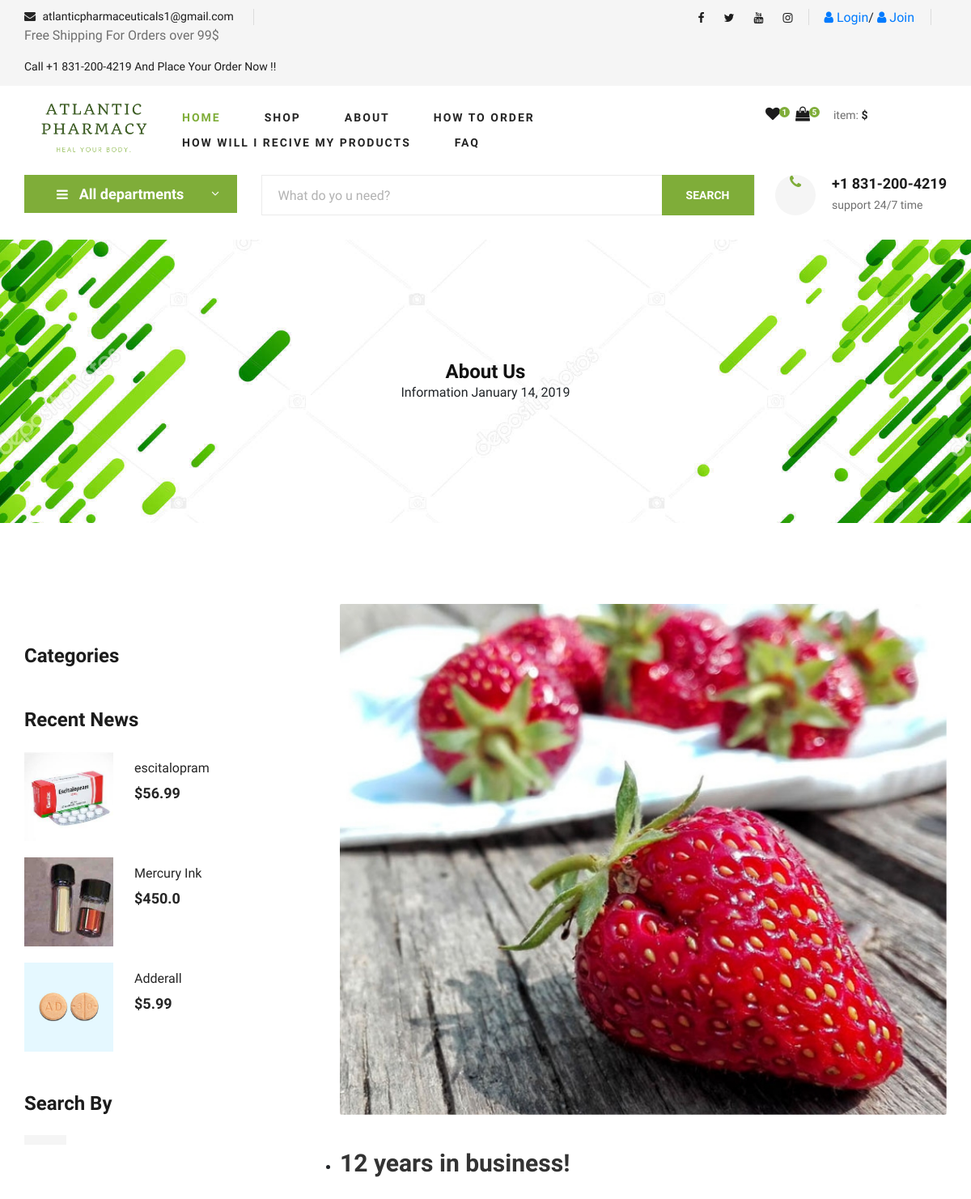
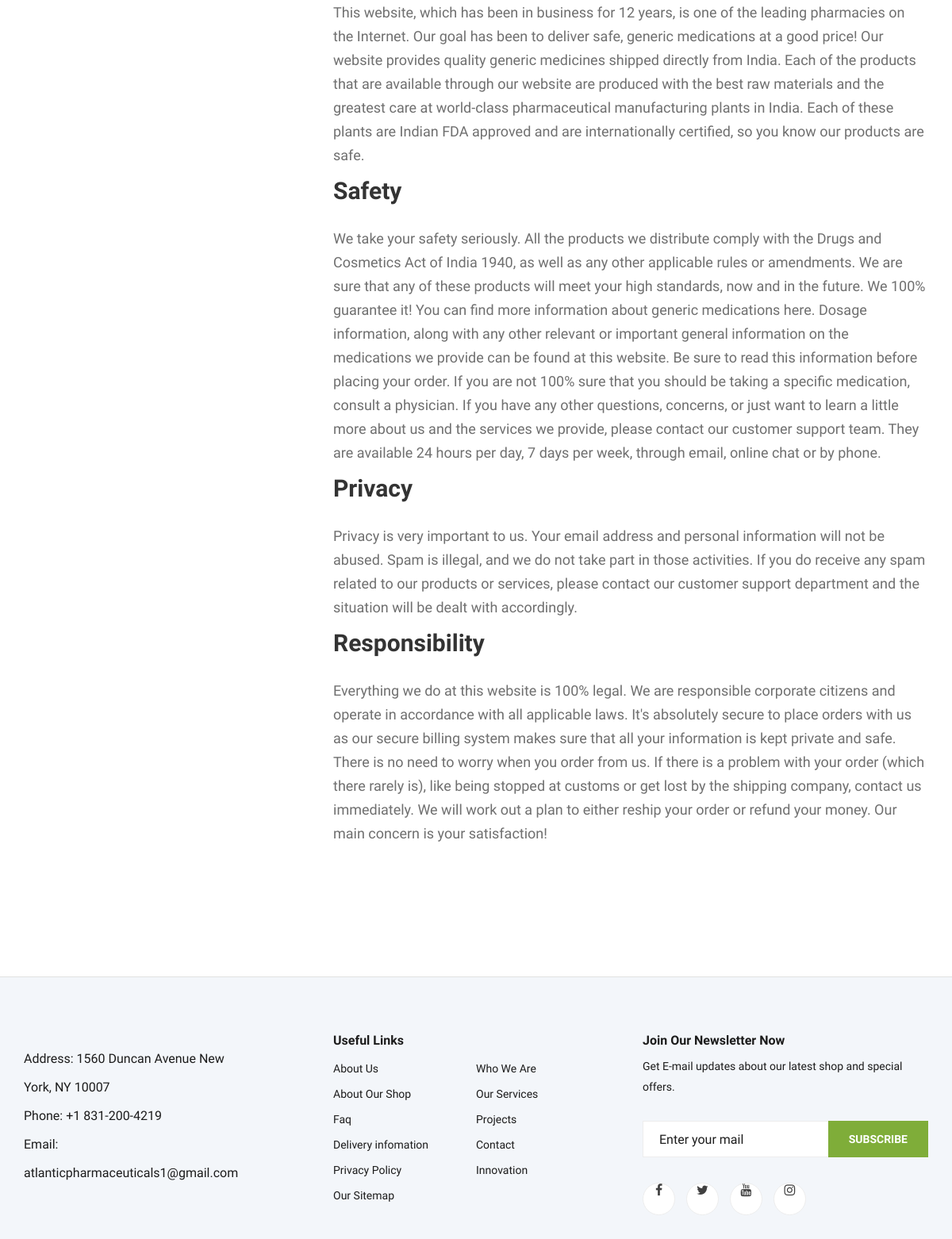
The page /about/ on the database its author committed (2 pictures, top to bottom).
### home/models.py (models this page shows, shortened)
class Setting(models.Model):
    objects = None
    STATUS = (
        ('True', 'True'),
        ('False', 'False'),
    )
    title = models.CharField(max_length=150)
    keywords = models.CharField(max_length=255)
    description = models.CharField(max_length=255)
    company = models.CharField(max_length=50)
    address = models.CharField(blank=True, max_length=100)
    phone = models.CharField(blank=True, max_length=15)
    fax = models.CharField(blank=True, max_length=15)
    email = models.CharField(blank=True, max_length=50)
    smtpserver = models.CharField(blank=True, max_length=20)
    smtpemail = models.CharField(blank=True, max_length=20)
    smtppassword = models.CharField(blank=True, max_length=10)
    smtpport = models.CharField(blank=True, max_length=5)
    icon = models.ImageField(blank=True, upload_to='images/')
    facebook = models.CharField(blank=True, max_length=50)
    instagram = models.CharField(blank=True, max_length=50)
    twitter = models.CharField(blank=True, max_length=50)
    youtube = models.CharField(blank=True, max_length=50)
    aboutus = RichTextUploadingField(blank=True)
    contact = RichTextUploadingField(blank=True)
    references = RichTextUploadingField(blank=True)
    status = models.CharField(max_length=10, choices=STATUS)
    create_at = models.DateTimeField(auto_now_add=True)
    update_at = models.DateTimeField(auto_now=True)

### product/models.py (models this page shows, shortened)
class Product(models.Model):
    STATUS = (
        ('True', 'True'),
        ('False', 'False'),
    )
    VARIANTS = (
        ('None', 'None'),
        ('Size', 'Size'),
        ('Color', 'Color'),
        ('Size-Color', 'Size-Color'),
    )
    category = models.ForeignKey(Category, on_delete=models.CASCADE)
    title = models.CharField(max_length=150)
    keywords = models.CharField(max_length=255)
    description = models.CharField(max_length=255)
    image = models.ImageField(upload_to='images/',null=False)
    price = models.FloatField()
    stock = models.IntegerField()
    amount = models.IntegerField()
    minamount = models.IntegerField()
    variant = models.CharField(max_length=10, choices=VARIANTS, default='None')
    detail = RichTextUploadingField()
    slug = models.SlugField(null=False, unique=True)
    status = models.CharField(max_length=10, choices=STATUS)
    create_at = models.DateTimeField(auto_now_add=True)
    update_at = models.DateTimeField(auto_now=True)
    def image_tag(self):
        if self.image.url is not None:
            return mark_safe('<img src="{}" height="50"/>'.format(self.image.url))
    image_tag.short_description = 'Image'

### home/views.py (the view)
# urls.py: path('about/', views.aboutus, name='aboutus'),
def aboutus(request):
    setting = Setting.objects.get(pk=1)
    products_top2 = Product.objects.all().order_by('?')[:3]
    category = Category.objects.all()
    context = {
        'products_top2': products_top2,
        'setting': setting,
        'category': category,
    }
    return render(request, 'about.html', context)

### home/templatetags/myapptags.py (called while the page is built)
@register.simple_tag
def shopcartcount(userid):
    count = ShopCart.objects.filter(user_id=userid).count()
    return count

### home/templates/about.html (shortened to what this page needs)
{% extends 'base.html' %}
{% load static %}
{% block content %}
{% load mptt_tags %}
{% block header %}
   {% include "header.html" %}
{% endblock %}
    <section class="blog-details-hero set-bg" data-setbg="{% static 'img/banner-green.jpg' %}">
        <div class="container">
            <div class="row">
                <div class="col-lg-12">
                    <div class="blog__details__hero__text">
                        <h4><strong>  About Us   </strong></h4>
                        <ul>
                            <a>Information</a>
                            <a>January 14, 2019</a>
                        </ul>
                    </div>
                </div>
            </div>
        </div>
    </section>
    <section class="blog-details spad">
        <div class="container">
            <div class="row">
                <div class="col-lg-4 col-md-5 order-md-1 order-2">
                    <div class="blog__sidebar">
                        <div class="blog__sidebar__item">
                            <h4>Categories</h4>
                        </div>
                        <div class="blog__sidebar__item">
                            <h4>Recent News</h4>
                            <div class="blog__sidebar__recent">
                            {% for rs in products_top2 %}
                            <a href="/order/addtoshopcart/{{ rs.id}}" class="latest-product__item">
                                <div class="latest-product__item__pic">
                                    <img src="{{rs.image.url}}" alt="/product/{{ rs.id }}/{{ rs.slug }}">
                                </div>
                                <div class="latest-product__item__text">
                                    <h6 href="/product/{{ rs.id }}/{{ rs.slug }}" >{{ rs.title }}</h6>
                                    <span>${{ rs.price }}</span>
                                </div>
                            </a>
                            {% endfor %}
                            </div>
                        </div>
                        <div class="blog__sidebar__item">
                            <h4>Search By</h4>
                            <div class="blog__sidebar__item__tags">
                                                      {% recursetree category %}
                        <a href="/category/{{node.id }}/{{ node.slug }}"> {{ node.title }}</a>
{% endrecursetree %}
                            </div>
                        </div>
                    </div>
                </div>
                <div class="col-lg-8 col-md-7 order-md-1 order-1">
                    <div class="blog__details__text">
                        <img src="img/blog/details/details-pic.jpg" alt="">
                        <p>{{ setting.aboutus|safe }}</p>
                    </div>
                </div>
            </div>
        </div>
    </section>
 {% endblock %}

### home/templates/base.html (shortened to what this page needs)
{% load static %}
<html lang="zxx">
<head>
    <link rel="stylesheet" href="{% static 'css/bootstrap.min.css' %}" type="text/css">
    <link rel="stylesheet" href="{% static 'css/font-awesome.min.css' %}" type="text/css">
    <link rel="stylesheet" href="{% static 'css/elegant-icons.css' %}" type="text/css">
    <link rel="stylesheet" href="{% static 'css/nice-select.css' %}" type="text/css">
    <link rel="stylesheet" href="{% static 'css/jquery-ui.min.css' %}" type="text/css">
    <link rel="stylesheet" href="{% static 'css/owl.carousel.min.css' %}" type="text/css">
    <link rel="stylesheet" href="{% static 'css/slicknav.min.css' %}" type="text/css">
    <link rel="stylesheet" href="{% static 'css/style.css' %}" type="text/css">
    <link rel="stylesheet" href="{% static 'css/main.css' %}" type="text/css">
    <link rel="stylesheet" href="//code.jquery.com/ui/1.12.1/themes/base/jquery-ui.css">
</head>
<body>
                                          {% load myapptags %}
                                     {% shopcartcount user.id as count %}
<header class="header">
    <div class="header__top">
        <div class="container">
            <div class="row">
                <div class="col-lg-6 col-md-6">
                    <div class="header__top__left">
                        <ul>
                             <li><i class="fa fa-envelope"></i> {{ setting.email}}</li>
            <li>{{ setting.references|safe }} Call +1 831-200-4219 And Place Your Order Now !!</li>
                        </ul>
                    </div>
                </div>
                <div class="col-lg-6 col-md-6">
                    <div class="header__top__right">
                        <div class="header__top__right__social">
<a href="{{ setting.facebook|safe }}"><i class="fa fa-facebook"></i></a>
        <a href="{{ setting.twitter|safe }}"><i class="fa fa-twitter"></i></a>
        <a href="{{ setting.youtube|safe }}"><i class="fa fa-youtube"></i></a>
        <a href="{{ setting.instagram|safe }}"><i class="fa fa-instagram"></i></a>
                        </div>
                        <div class="header__top__right__language">
                            {% if user.id is not None %}
                            <div href="/user">My Account</div>
                            <span class="arrow_carrot-down"></span>
                          <ul class="header__menu__dropdown">
<li><a href="/user/favourites" class="fa fa-heart">My Wish list</a></li>
                <li><a href="/user/orders" class="fa fa-exchange">My Orders</a></li>
                <li><a href="/user/comments" class="fa fa-check">My Comments</a></li>
                <li> <a href="/logout/"><i class="fa fa-unlock-alt"></i> logout</a></li>
                      </ul>
                        </div>
                          <strong class=""text-uppercase>{{ user.first_name}} </strong>||
                        <a href="/logout/"><i class="fa fa-unlock-alt"></i> logout</a>
                        <div class="header__top__right__auth">
                            {% else  %}
                            <a href="/login/"><i class="fa fa-user"></i> Login</a>/
                            <a href="/signup/"><i class="fa fa-user"></i> Join</a>
                            {% endif %}
                        </div>
                    </div>
                </div>
            </div>
        </div>
    </div>
    <div class="container">
        <div class="row">
            <div class="col-lg-2">
                <div class="header__logo">
                    <a href=""><img src="{% static 'img/logos/yes.png' %}" alt=""></a>
                </div>
            </div>
            <div class="col-lg-6">
                <nav class="header__menu">
                    <ul>
                        <li class="active"><a href="/home/">Home</a></li>
                        <li><a href="/category/">Shop</a></li>
                        <li><a href="/about/">About</a>
                        </li>
                        <li><a href="/pay/">How to Order</a></li>
                        <li><a href="/prodinfo/">How will i recive my Products</a></li>
                        <li><a href="/faq/">FAQ</a></li>
                    </ul>
                </nav>
            </div>
            <div class="col-lg-3">
                <div class="header__cart">
                    <ul>
                        <li><a href="#"><i class="fa fa-heart"></i> <span>1</span></a></li>
                        <li><a href="/shopcart/"><i class="fa fa-shopping-bag"></i>
                                                                {% load myapptags %}
                                     {% shopcartcount user.id as count %}
                                    <span>{{ count }}</span></a></li>
                    </ul>
                    <div class="header__cart__price">item: <span>${{ total }}</span></div>
                </div>
            </div>
        </div>
    </div>
</header>
{% block content %}
{% endblock %}
<footer class="footer spad">
    <div class="container">
        <div class="row">
            <div class="col-lg-3 col-md-6 col-sm-6">
                <div class="footer__about">
                    <ul>
                        <li>Address: {{ setting.address}}</li>
                        <li>Phone: {{ setting.phone}}</li>
                        <li>Email: {{ setting.email}}</li>
                    </ul>
                </div>
            </div>
            <div class="col-lg-4 col-md-6 col-sm-6 offset-lg-1">
                <div class="footer__widget">
                    <h6>Useful Links</h6>
                    <ul>
                        <li><a href="/about/">About Us</a></li>
                        <li><a href="/about/">About Our Shop</a></li>
                        <li><a href="/faq/">Faq</a></li>
                        <li><a href="/faq/">Delivery infomation</a></li>
                        <li><a href="/faq/">Privacy Policy</a></li>
                        <li><a href="/contact/">Our Sitemap</a></li>
                    </ul>
                    <ul>
                        <li><a href="/contact/">Who We Are</a></li>
                        <li><a href="/about/">Our Services</a></li>
                        <li><a href="/about/">Projects</a></li>
                        <li><a href="/contact/">Contact</a></li>
                        <li><a href="/faq/">Innovation</a></li>
                    </ul>
                </div>
            </div>
            <div class="col-lg-4 col-md-12">
                <div class="footer__widget">
                    <h6>Join Our Newsletter Now</h6>
                    <p>Get E-mail updates about our latest shop and special offers.</p>
                    <form action="#">
                        <input type="text" placeholder="Enter your mail">
                        <button type="submit" class="site-btn">Subscribe</button>
                    </form>
                    <div class="footer__widget__social">
                      <a href="{{ setting.facebook|safe }}"><i class="fa fa-facebook"></i></a>
        <a href="{{ setting.twitter|safe }}"><i class="fa fa-twitter"></i></a>
        <a href="{{ setting.youtube|safe }}"><i class="fa fa-youtube"></i></a>
        <a href="{{ setting.instagram|safe }}"><i class="fa fa-instagram"></i></a>
                    </div>
                </div>
            </div>
        </div>
    </div>
</footer>
<link rel="stylesheet" href="https://ajax.googleapis.com/ajax/libs/jqueryui/1.11.4/themes/smoothness/jquery-ui.css">
    </body>
</html>

### home/templates/header.html (shortened to what this page needs)
{% load static %}
<section class="hero hero-normal">
    <div class="container">
        <div class="row">
            <div class="col-lg-3">
                <div class="hero__categories">
                    <div class="hero__categories__all">
                        <i class="fa fa-bars"></i>
                        <span>All departments</span>
                    </div>
                        {% load mptt_tags %}
                </div>
            </div>
            <div class="col-lg-9">
                <div class="hero__search">
                    <div class="hero__search__form">
                        <form action="/search/" method="post">
                            <input id="query" name="query" type="text" placeholder="What do yo u need?">
                            <button type="submit" class="site-btn">SEARCH</button>
                        </form>
                    </div>
                    <div class="hero__search__phone">
                        <div class="hero__search__phone__icon">
                            <i class="fa fa-phone"></i>
                        </div>
                        <div class="hero__search__phone__text">
                            <h5>{{ setting.phone}}</h5>
                            <span>support 24/7 time</span>
                        </div>
                    </div>
                </div>
            </div>
        </div>
    </div>
</section>

### rows shown on the page
Setting: email "atlanticpharmaceuticals1@gmail.com", references "Free Shipping For Orders over 99$", phone "+1 831-200-4219", aboutus "12 years in business! This website, which has been in business for 12 years, is one of the leading pharmacies on the Internet. Our goal has been to deliver safe, generic medications at a good price! Our website provides quality generic medicines shipped directly from India. Each of the products that are available through our website are produced with the best raw materials and the greatest care at world-class pharmaceutical manufacturing plants in India. Each of these plants are Indian FDA approved and are internationally certified, so you know our products are safe. Safety We take your safety seriously. All the products we distribute comply with the Drugs and Cosmetics Act of India 1940,…", address "1560 Duncan Avenue New York, NY 10007"
Product: image (picture), title "escitalopram", price "56.99"
Product: image (picture), title "Mercury Ink", price "450.0"
Product: image (picture), title "Adderall", price "5.99"

### other values the page prints
{{ count }} "5"
